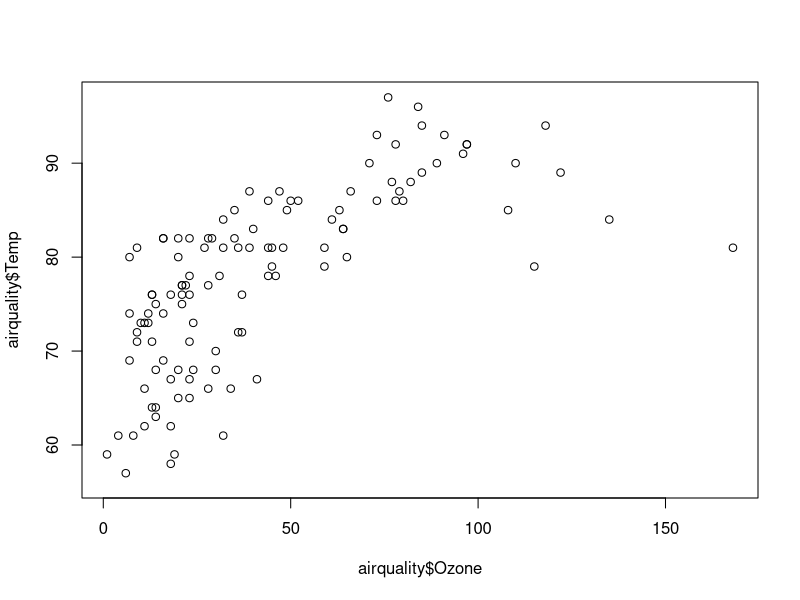
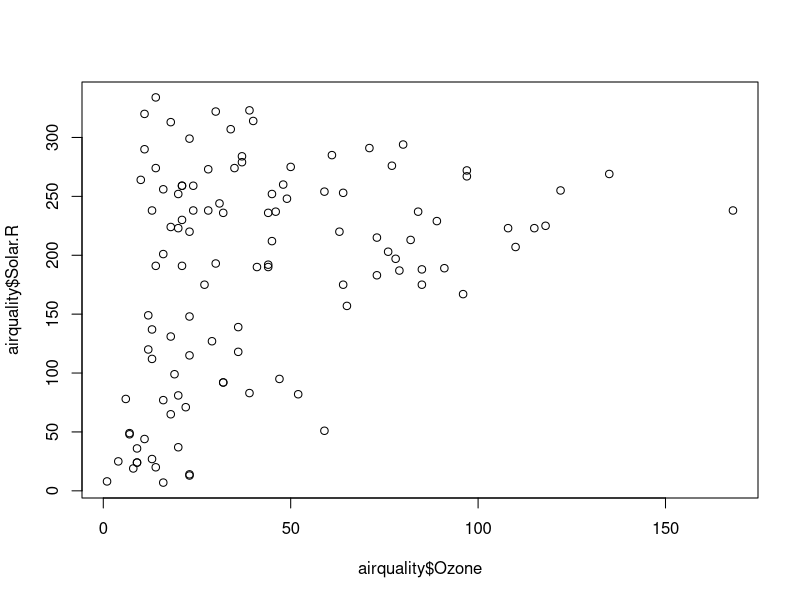
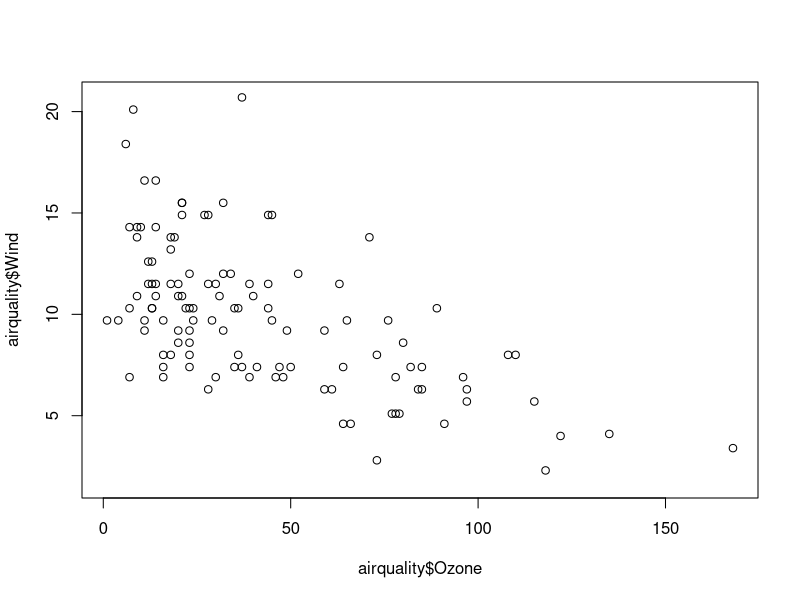
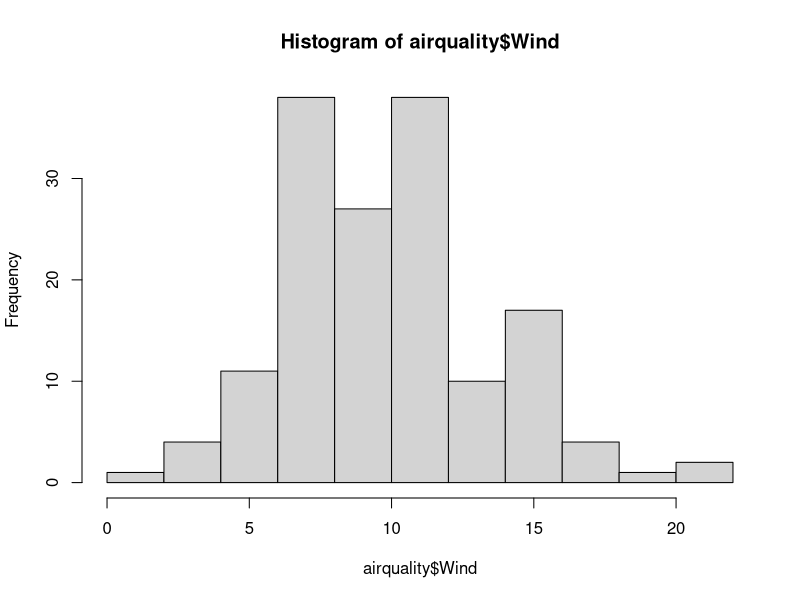

Write the R code that produced these figures, in order.
## ---- chunk 1
knitr::opts_chunk$set(echo = TRUE)
rm(list = ls())
## ---- chunk 2
# libraries
library(dplyr); library(lubridate); library(tidyr); library(readr); library(stringr); library(purrr)

# data
airquality <- datasets::airquality

plot(airquality$Ozone, airquality$Temp)
plot(airquality$Ozone, airquality$Solar.R)
plot(airquality$Ozone, airquality$Wind)

hist(airquality$Wind)


